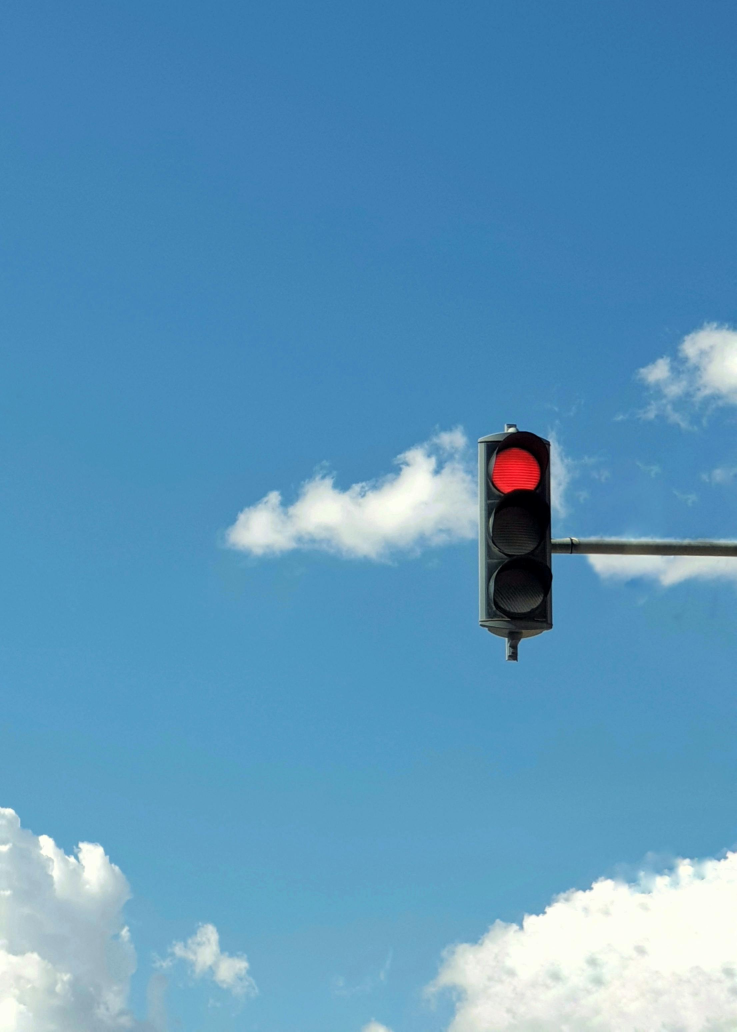
#> input picture ped_detect/img/pexels-ahmad20-12270890.jpg, 2210 x 3095 px, given in place of output11.avi, which was not available (shown at 1/3 size)
$ python seconCub_hab.py
#> lines starting #> are read from the running program, lines starting #| are printed output that depends on the picture; after the words box and inside, x2 and y2 are one past the last pixel; in counts of white or black regions, pixels touching at a corner belong together; pictures that were not available may be replaced by others from this repository, and a replacement may not be noted
from time import sleep
import numpy as np
import cv2


def make_mask(_frame):
    r = np.array(list(cutedFrame[:, :, 2]), dtype=int)
    g = np.array(list(_frame[:, :, 1]), dtype=int)
    b = np.array(list(_frame[:, :, 0]), dtype=int)
    dd = abs(r - g) + abs(b - g)
    ss = np.array(dd)
    mask_1 = cv2.inRange(ss, 0, 50)
    mask_1 = cv2.erode(mask_1, None, iterations=1)
    mask_1 = cv2.dilate(mask_1, None, iterations=3)
    mask_2 = cv2.inRange(cutedFrame, (55, 55, 55), (250, 250, 250))
    mask_2 = cv2.erode(mask_2, None, iterations=1)
    mask_2 = cv2.dilate(mask_2, None, iterations=2)
    hsv = cv2.cvtColor(cutedFrame, cv2.COLOR_BGR2HSV)
    m_3 = cv2.inRange(hsv[:, :, 1], 0, 90)
    m_3 = cv2.erode(m_3, None, iterations=1)
    m_3 = cv2.dilate(m_3, None, iterations=2)
    # mask_3 = cv2.inRange(cutedFrame, (80, 50, 85), (180, 180, 180))
    # cv2.imshow('mask_3', mask_3)
    cv2.imshow('vvv', hsv[:, :, 2])
    mask_5 = cv2.inRange(hsv[:, :, 2], 130, 255)
    #mask_5 = cv2.inRange(mask_5, 0, 0)
    mask_5 = cv2.erode(mask_5, None, iterations=1)
    mask_5 = cv2.dilate(mask_5, None, iterations=2)
    cv2.imshow('m5', mask_5)
    mask_4 = cv2.bitwise_and(mask_1, mask_2)
    mask_ = cv2.bitwise_and(mask_4, m_3)
    mask_ = cv2.erode(mask_, None, iterations=1)
    mask_ = cv2.dilate(mask_, None, iterations=2)
    mask_ = cv2.bitwise_and(mask_, mask_5)
    mask_ = cv2.inRange(mask_, 0, 0)

    return mask_


# [103 lines left out: functions make_presp, know_color, not called in this run]


font = cv2.FONT_HERSHEY_COMPLEX
img_size = [300, 370]
sdr = np.float32([
    [0, 300],
    [300, 300],
    [300, 0],
    [0, 0]
])

cap = cv2.VideoCapture('output11.avi')
markNum = {6, 5, 2, 1}
while True:
    ret, frame = cap.read()
#> frame is the input picture: shape (3095, 2210, 3); mean B, G, R 188.2, 150.6, 92.4
    if not ret:
        break

    cutedFrame = frame[50:410, 140:400, :]
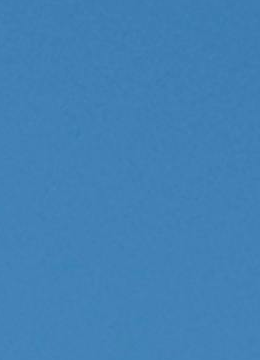
#> cutedFrame: shape (360, 260, 3); mean B, G, R 181.8, 128.8, 65.7
    blur = cv2.medianBlur(cutedFrame, 5)
    newFrame = cutedFrame.copy()

    mask = make_mask(cutedFrame)
#> in make_mask, `r = np.array(list(cutedFrame[:, :, 2]), dtype=int)`:
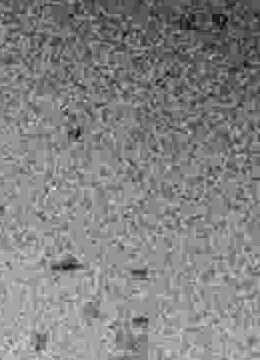
#> r: shape (360, 260) int64; min 57, max 74, mean 65.7; drawn with min black and max white
#> in make_mask, `dd = abs(r - g) + abs(b - g)`:
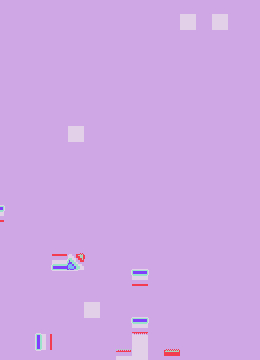
#> dd: shape (360, 260) int64; 8 distinct labels, from 114 to 123; one colour per label, 0 black
#> in make_mask, `mask_1 = cv2.inRange(ss, 0, 50)`: mask_1: shape (360, 260); every value is 0
#> in make_mask, `mask_2 = cv2.inRange(cutedFrame, (55, 55, 55), (250, 250, 250))`: mask_2: shape (360, 260); every value is 255
#> in make_mask, `hsv = cv2.cvtColor(cutedFrame, cv2.COLOR_BGR2HSV)`: hsv: shape (360, 260, 3); mean H, S, V 104, 162.9, 181.8
    contours, _ = cv2.findContours(mask, cv2.RETR_TREE, cv2.CHAIN_APPROX_SIMPLE)
#> contours = [[[0, 0], [0, 359], [259, 359], [259, 0]]]

    if len(contours) >= 4:
        contours_1 = sorted(contours, key=cv2.contourArea, reverse=True)
        for i in range(1, len(contours_1)):
            print("LEN CONTOURS", len(contours_1))
            contours = contours_1[i]

            cv2.drawContours(cutedFrame, contours, -1, (0, 255, 255), 2)
            x, y, w, h = 0, 0, 0, 0
            try:
                (x, y, w, h) = cv2.boundingRect(contours)
                marker = newFrame[y:y + h, x:x + w]
                cv2.rectangle(cutedFrame, (x, y), (x + w, y + h), (0, 0, 255), 2)
            except():
                marker = cutedFrame
            # cv2.circle(marker, (10, 10), 2, (0, 255, 0), 2)
            cv2.imshow("MAAASK", mask)

            hh, ww, c = marker.shape
            if hh >= 8 and ww >= 8:
                pic = marker[7][7]
            else:
                pic = marker[0][0]

            if 85 < pic[0] < 175 and 35 < pic[2] < 123 and 55 < pic[2] < 120 \
                    and (pic[0] > pic[1] and pic[0] > pic[2]) and len(marker[0]) >= 5:
                # print('NO')
                marker = make_presp(contours, newFrame)
                # cv2.putText(cutedFrame, 'A', (10, 10), font, 0.5, (255, 0, 255))
            else:
                marker = cv2.resize(marker, (300, 300))
                # print("YES")

            # print('AAAAAAAAAAAAA', marker[75, 75])
            # print('MMMMMM', marker)
            colorsList = know_color(marker)
            print("COLORLIST", colorsList)
            if len(colorsList) != 0:
                colorMarker = ''
                for string_x in colorsList:
                    colorMarker += str(string_x)
                cv2.circle(cutedFrame, ((x + w//2)-10, (y + h//2)-10), 2, (255, 255, 0), 2)
                cv2.putText(cutedFrame, str(colorMarker) , ((x + w//2), (y + h//2)), font, 0.4, (255, 0, 255))
                print("YEEEEEEEEEEEEEESS", i)
                colorMarker = set()

            cv2.imshow('cut', cutedFrame)

    if cv2.waitKey(1) & 0xFF == ord('q'):
#> (key q is pressed here)
        break
    sleep(0.1)

$ run again, on ped_detect/img/pexels-connorscottmcmanus-14866056.jpg
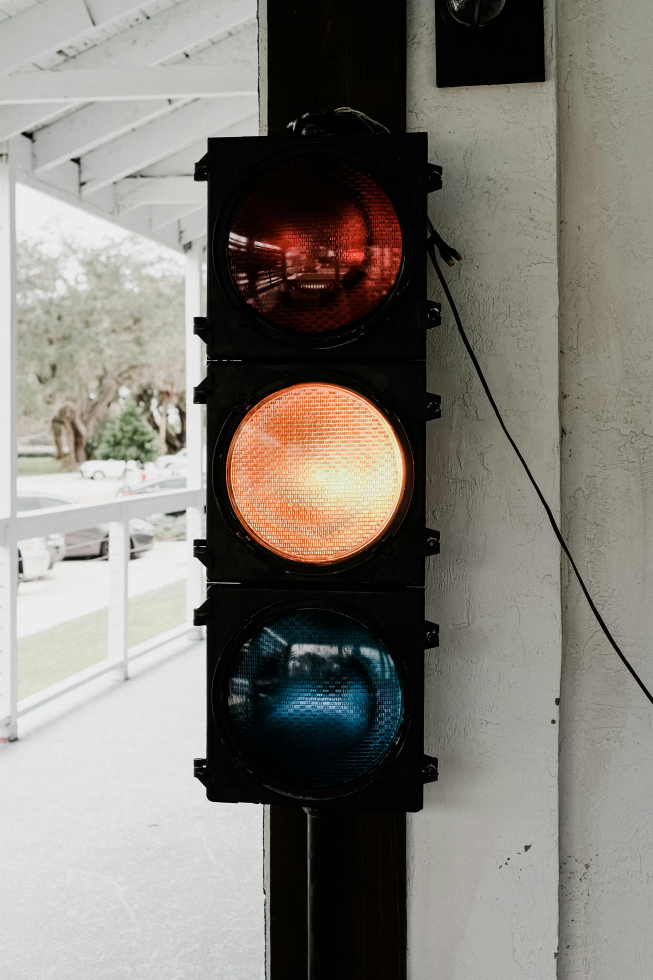
#> input picture ped_detect/img/pexels-connorscottmcmanus-14866056.jpg, 3264 x 4896 px, given in place of output11.avi, which was not available (shown at 1/5 size)
#> frame is the input picture: shape (4896, 3264, 3); mean B, G, R 119, 126, 129.4
#> in make_mask, `dd = abs(r - g) + abs(b - g)`:
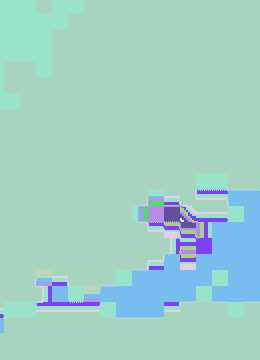
#> dd: shape (360, 260) int64; 12 distinct labels, from 2 to 20; one colour per label, 0 black
#> mask_1: shape (360, 260); every value is 255
#> hsv: shape (360, 260, 3); mean H, S, V 32.5, 4.7, 187.6
#> in make_mask, `mask_5 = cv2.dilate(mask_5, None, iterations=2)`:
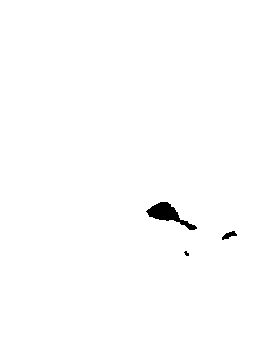
#> mask_5: shape (360, 260); 99.3% white; 3 black regions (1 under 20 px), largest, box (x1, y1, x2, y2) and area: (146, 202, 197, 230) 525, (222, 231, 237, 240) 68
#> contours = 3 contours, 1 with area under 20; largest, box (x1, y1, x2, y2) and area: (146, 202, 197, 230) 467, (222, 231, 237, 240) 50
